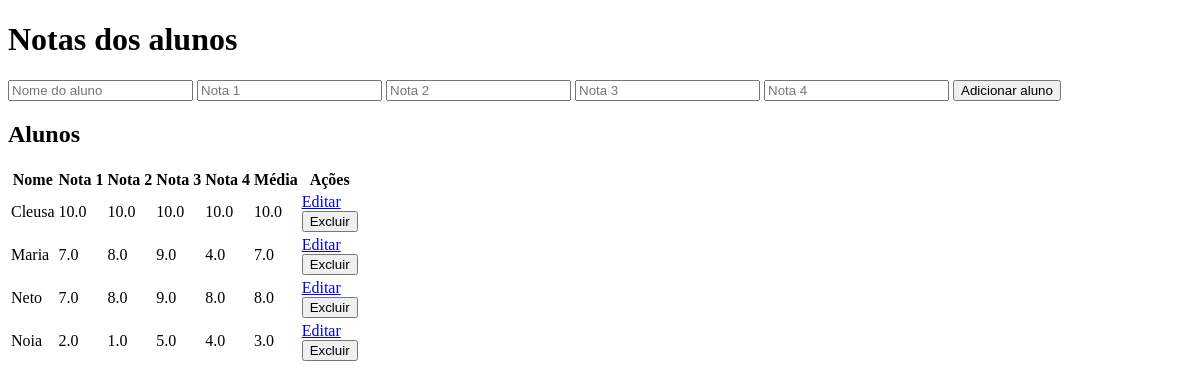
Before: / with the older database file.
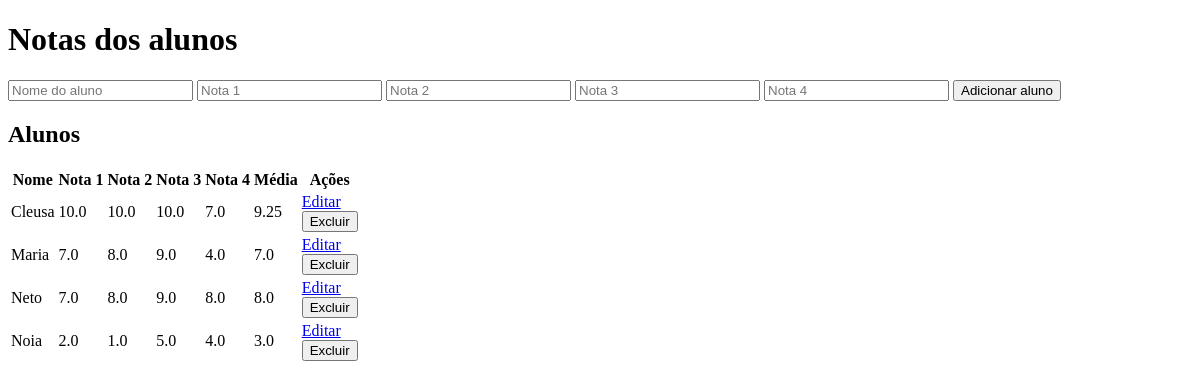
After: the same page with the newer database file.
### app.py (models this page shows, shortened)
class Student(db.Model):
    id = db.Column(db.Integer, primary_key=True)
    name = db.Column(db.String(50), nullable=False)
    grade1 = db.Column(db.Float, nullable=False)
    grade2 = db.Column(db.Float, nullable=False)
    grade3 = db.Column(db.Float, nullable=False)
    grade4 = db.Column(db.Float, nullable=False)

### app.py (the view, shortened to what this page needs)
@app.route('/', methods=['GET', 'POST'])
def index():
    students = Student.query.all()
    return render_template('index.html', students=students)

### templates/index.html (shortened to what this page needs)
<!DOCTYPE html>
<html>
<head>
</head>
<body>
    <h1>Notas dos alunos</h1>
    <form method="POST">
        <input type="text" name="name" placeholder="Nome do aluno" required>
        <input type="number" name="grade1" placeholder="Nota 1" required>
        <input type="number" name="grade2" placeholder="Nota 2" required>
        <input type="number" name="grade3" placeholder="Nota 3" required>
        <input type="number" name="grade4" placeholder="Nota 4" required>
        <input type="submit" value="Adicionar aluno">
    </form>
    <h2>Alunos</h2>
<table>
    <tr>
        <th>Nome</th>
        <th>Nota 1</th>
        <th>Nota 2</th>
        <th>Nota 3</th>
        <th>Nota 4</th>
        <th>Média</th>
        <th>Ações</th>
    </tr>
    {% for student in students %}
    <tr>
        <td>{{ student.name }}</td>
        <td>{{ student.grade1 }}</td>
        <td>{{ student.grade2 }}</td>
        <td>{{ student.grade3 }}</td>
        <td>{{ student.grade4 }}</td>
        <td>{{ (student.grade1 + student.grade2 + student.grade3 + student.grade4) / 4 }}</td>
        <td>
            <a href="{{ url_for('edit', id=student.id) }}">Editar</a>
            <form method="POST" action="{{ url_for('delete', id=student.id) }}">
                <input type="submit" value="Excluir">
            </form>
        </td>
    </tr>
    {% endfor %}
</table>
</body>
</html>

Changed rows visible on the page:
changed Student "Cleusa": grade4 "10.0" → "7.0"; grade1+grade2+grade3 "10.0" → "9.25"
